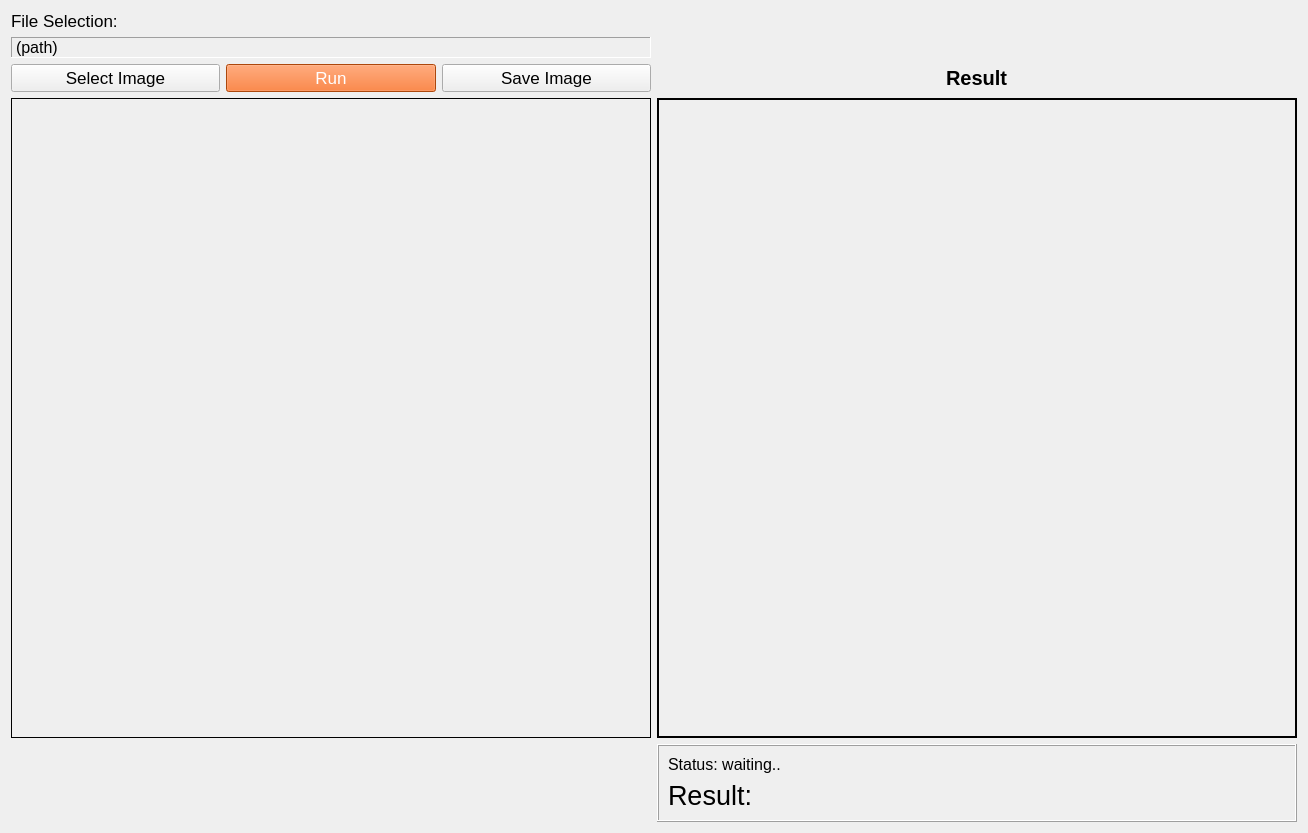
      <widget class="QWidget" name="tab_4">
       <attribute name="title">
        <string>Classification AI</string>
       </attribute>
       <layout class="QGridLayout" name="gridLayout_4">
        <item row="0" column="0">
         <layout class="QGridLayout" name="gridLayout_3">
          <item row="2" column="0">
           <widget class="QLabel" name="showPreview">
            <property name="minimumSize">
             <size>
              <width>640</width>
              <height>640</height>
             </size>
            </property>
            <property name="frameShape">
             <enum>QFrame::Panel</enum>
            </property>
            <property name="text">
             <string/>
            </property>
           </widget>
          </item>
          <item row="2" column="1">
           <widget class="QLabel" name="showSegmented">
            <property name="sizePolicy">
             <sizepolicy hsizetype="Preferred" vsizetype="Preferred">
              <horstretch>0</horstretch>
              <verstretch>0</verstretch>
             </sizepolicy>
            </property>
            <property name="minimumSize">
             <size>
              <width>640</width>
              <height>640</height>
             </size>
            </property>
            <property name="frameShape">
             <enum>QFrame::WinPanel</enum>
            </property>
            <property name="frameShadow">
             <enum>QFrame::Plain</enum>
            </property>
            <property name="lineWidth">
             <number>3</number>
            </property>
            <property name="text">
             <string/>
            </property>
            <property name="alignment">
             <set>Qt::AlignCenter</set>
            </property>
           </widget>
          </item>
          <item row="0" column="0">
           <layout class="QVBoxLayout" name="verticalLayout_25">
            <item>
             <widget class="QLabel" name="label_4">
              <property name="font">
               <font>
                <pointsize>13</pointsize>
               </font>
              </property>
              <property name="text">
               <string>File Selection:</string>
              </property>
              <property name="margin">
               <number>6</number>
              </property>
              <property name="indent">
               <number>-1</number>
              </property>
             </widget>
            </item>
            <item>
             <widget class="QLabel" name="selectedImage">
              <property name="font">
               <font>
                <pointsize>12</pointsize>
               </font>
              </property>
              <property name="frameShape">
               <enum>QFrame::Panel</enum>
              </property>
              <property name="frameShadow">
               <enum>QFrame::Sunken</enum>
              </property>
              <property name="lineWidth">
               <number>1</number>
              </property>
              <property name="midLineWidth">
               <number>0</number>
              </property>
              <property name="text">
               <string>(path)</string>
              </property>
              <property name="textFormat">
               <enum>Qt::AutoText</enum>
              </property>
             </widget>
            </item>
           </layout>
          </item>
          <item row="1" column="0">
           <layout class="QHBoxLayout" name="horizontalLayout_5">
            <item>
             <widget class="QPushButton" name="selectImage">
              <property name="sizePolicy">
               <sizepolicy hsizetype="Preferred" vsizetype="Minimum">
                <horstretch>0</horstretch>
                <verstretch>0</verstretch>
               </sizepolicy>
              </property>
              <property name="minimumSize">
               <size>
                <width>170</width>
                <height>5</height>
               </size>
              </property>
              <property name="font">
               <font>
                <pointsize>13</pointsize>
               </font>
              </property>
              <property name="text">
               <string>Select Image</string>
              </property>
              <property name="flat">
               <bool>false</bool>
              </property>
             </widget>
            </item>
            <item>
             <widget class="QPushButton" name="execProgram">
              <property name="sizePolicy">
               <sizepolicy hsizetype="Preferred" vsizetype="Minimum">
                <horstretch>0</horstretch>
                <verstretch>0</verstretch>
               </sizepolicy>
              </property>
              <property name="minimumSize">
               <size>
                <width>170</width>
                <height>5</height>
               </size>
              </property>
              <property name="font">
               <font>
                <pointsize>13</pointsize>
               </font>
              </property>
              <property name="styleSheet">
               <string notr="true">background-color:#f16311;color:white</string>
              </property>
              <property name="text">
               <string>Run</string>
              </property>
              <property name="flat">
               <bool>false</bool>
              </property>
             </widget>
            </item>
            <item>
             <widget class="QPushButton" name="saveSegmentedImage">
              <property name="sizePolicy">
               <sizepolicy hsizetype="Preferred" vsizetype="Minimum">
                <horstretch>0</horstretch>
                <verstretch>0</verstretch>
               </sizepolicy>
              </property>
              <property name="minimumSize">
               <size>
                <width>170</width>
                <height>5</height>
               </size>
              </property>
              <property name="font">
               <font>
                <pointsize>13</pointsize>
               </font>
              </property>
              <property name="layoutDirection">
               <enum>Qt::LeftToRight</enum>
              </property>
              <property name="text">
               <string>Save Image</string>
              </property>
              <property name="flat">
               <bool>false</bool>
              </property>
             </widget>
            </item>
           </layout>
          </item>
          <item row="1" column="1" alignment="Qt::AlignHCenter|Qt::AlignVCenter">
           <widget class="QLabel" name="label">
            <property name="font">
             <font>
              <pointsize>15</pointsize>
              <weight>75</weight>
              <bold>true</bold>
             </font>
            </property>
            <property name="text">
             <string>Result</string>
            </property>
           </widget>
          </item>
          <item row="4" column="1">
           <widget class="QFrame" name="frame_11">
            <property name="frameShape">
             <enum>QFrame::Box</enum>
            </property>
            <property name="frameShadow">
             <enum>QFrame::Raised</enum>
            </property>
            <property name="lineWidth">
             <number>1</number>
            </property>
            <layout class="QGridLayout" name="gridLayout_11">
             <item row="0" column="0">
              <layout class="QVBoxLayout" name="verticalLayout_16">
               <item>
                <widget class="QLabel" name="classificationStatus">
                 <property name="font">
                  <font>
                   <pointsize>12</pointsize>
                  </font>
                 </property>
                 <property name="frameShape">
                  <enum>QFrame::NoFrame</enum>
                 </property>
                 <property name="text">
                  <string>Status: waiting..</string>
                 </property>
                </widget>
               </item>
               <item>
                <widget class="QLabel" name="classificationResult">
                 <property name="font">
                  <font>
                   <pointsize>20</pointsize>
                  </font>
                 </property>
                 <property name="frameShape">
                  <enum>QFrame::NoFrame</enum>
                 </property>
                 <property name="text">
                  <string>Result:</string>
                 </property>
                 <property name="scaledContents">
                  <bool>true</bool>
                 </property>
                </widget>
               </item>
              </layout>
             </item>
            </layout>
           </widget>
          </item>
         </layout>
        </item>
       </layout>
      </widget>
